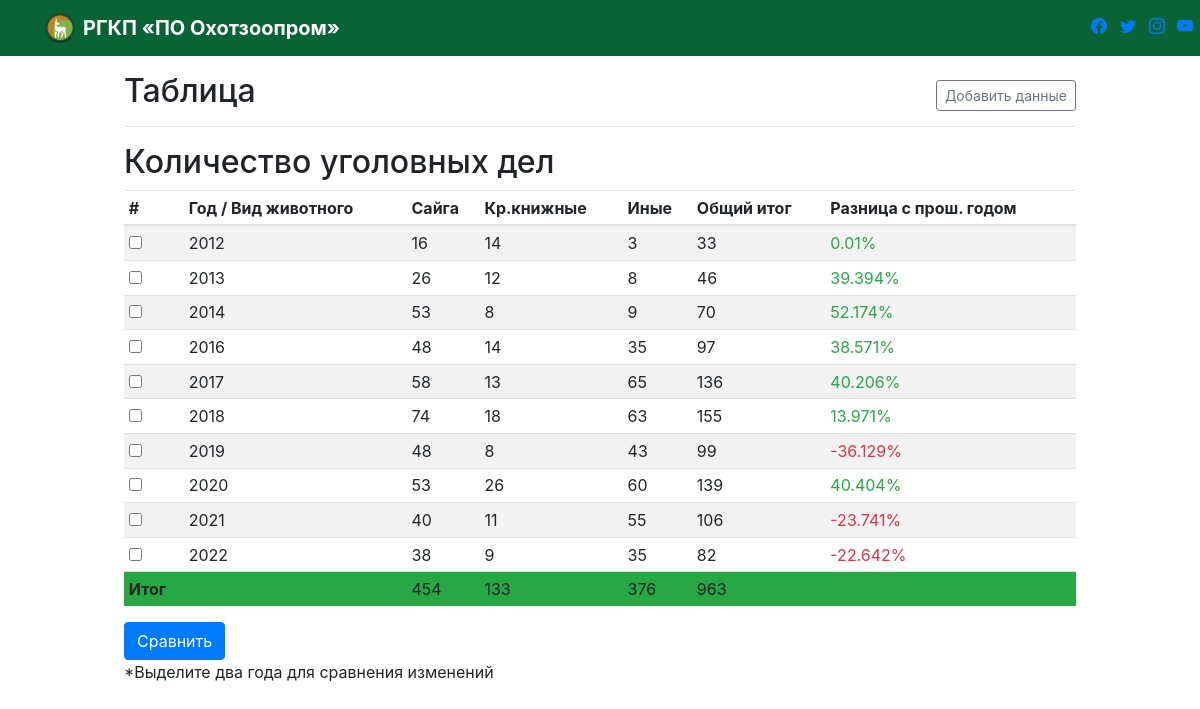
Before: /crime/ with the older database file.
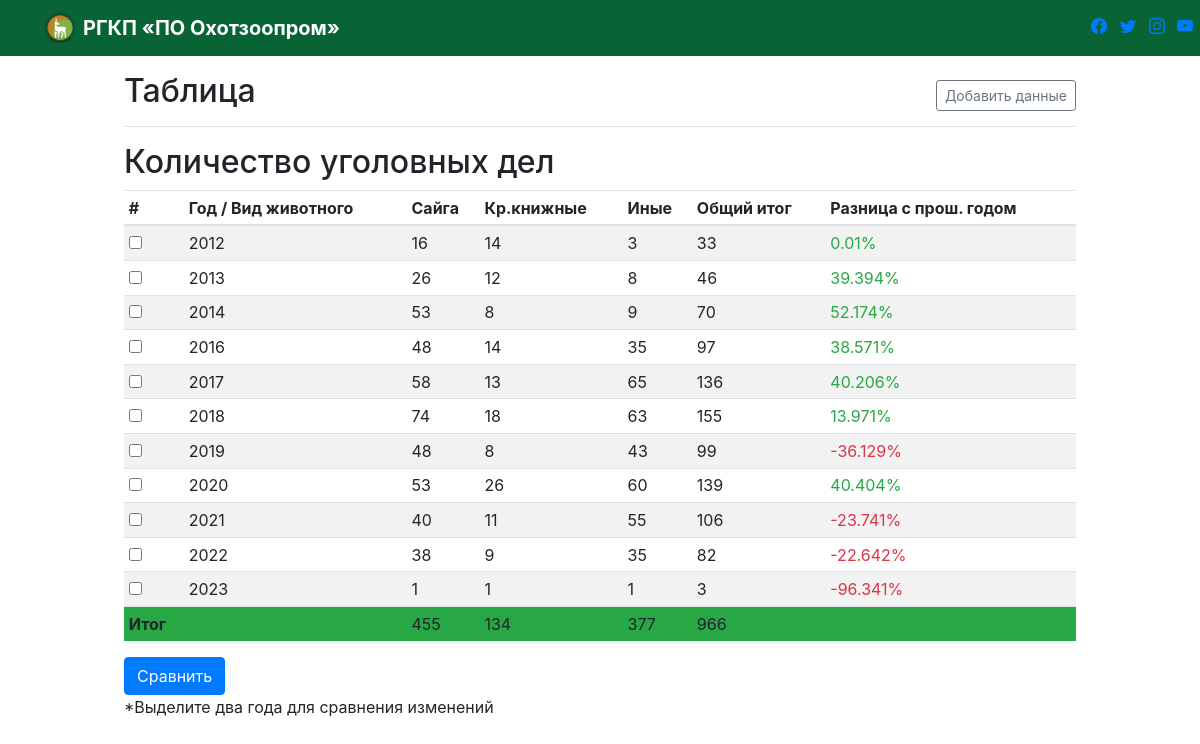
After: the same page with the newer database file.
### welcome/models.py (models this page shows, shortened)
class CrimeNumber(models.Model):
    year = models.IntegerField()
    saiga = models.IntegerField()
    red_book = models.IntegerField()
    others = models.IntegerField()
    total = models.IntegerField()
    percentage = models.FloatField(max_length=3)

### welcome/views.py (the view, shortened to what this page needs)
# urls.py: path("crime/", crime_number, name="crime_number"),
def crime_number(request):
    records = CrimeNumber.objects.all().order_by('year')
    saiga_total = 0
    red_book_total = 0
    other_total = 0
    total_total = 0
    ind = 0
    for record in records:
        if ind > 0 :
            record.percentage = round((records[ind].total - records[ind-1].total) / records[ind-1].total * 100, 3)
        saiga_total += record.saiga
        red_book_total += record.red_book
        other_total += record.others
        total_total += record.total
        ind += 1
    return render(request, 'crime.html', {'percentage': False, 'records' : records, 'saiga_total': saiga_total, 'red_book_total': red_book_total, 'other_total': other_total, 'total_total': total_total})

### templates/crime.html (shortened to what this page needs)
{% extends 'navigation.html' %}
{% block content %}
    <main role="main" class="col-md-9 m-auto col-lg-10 pt-3 px-4 justify-content-center">
        <div class="d-flex justify-content-between flex-wrap flex-md-nowrap align-items-center pb-2 mb-3 border-bottom">
          <h1 class="h2">Таблица</h1>
          <div class="btn-toolbar mb-2 mb-md-0">
            <a href="{% url 'add_crime' %}">
                <button class="btn btn-sm btn-outline-secondary">
                Добавить данные
                </button>
            </a>
          </div>
        </div>
        <h2>Количество уголовных дел</h2>
        <form method="post">
          <div class="table-responsive">
            <table class="table table-striped table-sm">
              <thead>
                <tr>
                  <th>#</th>
                  <th>Год / Вид животного</th>
                  <th>Сайга</th>
                  <th>Кр.книжные</th>
                  <th>Иные</th>
                  <th>Общий итог</th>
                  <th>Разница с прош. годом</th>
                </tr>
              </thead>
                <tbody>
                  {% for record in records %}
                    <tr>
                        <td><input type="checkbox" name="data" value="{{ record.year }}"></td>
                        <td>{{ record.year }}</td>
                        <td>{{ record.saiga }}</td>
                        <td>{{ record.red_book }}</td>
                        <td>{{ record.others }}</td>
                        <td>{{ record.total }}</td>
                        {% if record.percentage > 0 %}
                          <td class="text-success">{{ record.percentage }}%</td>
                        {% else %}
                          <td class="text-danger">{{ record.percentage }}%</td>
                        {% endif %}
                    </tr>
                  {% endfor %}
                  <tr class="bg-success">
                    <td><strong>Итог</strong> </td>
                    <td></td>
                    <td>{{ saiga_total }}</td>
                    <td>{{ red_book_total }}</td>
                    <td>{{ other_total }}</td>
                    <td>{{ total_total }}</td>
                    <td></td>
                  </tr>
                </tbody>
            </table>
          </div>
          <button type="submit" class="btn btn-primary">Сравнить</button>
        </form>
        {% if percentage %}
          Разница между {{ percentage.first_val }} годом и {{ percentage.second_val }} годом {{ percentage.number }}%.
        {% else %}
          *Выделите два года для сравнения изменений
        {% endif %}
      </main>
{% endblock %}

Changed rows visible on the page:
added CrimeNumber: year "2023", saiga "1", red_book "1", others "1", total "3", percentage "-96.341"
Other visible differences:
{{ saiga_total }}: "454" → "455"
{{ red_book_total }}: "133" → "134"
{{ other_total }}: "376" → "377"
{{ total_total }}: "963" → "966"
